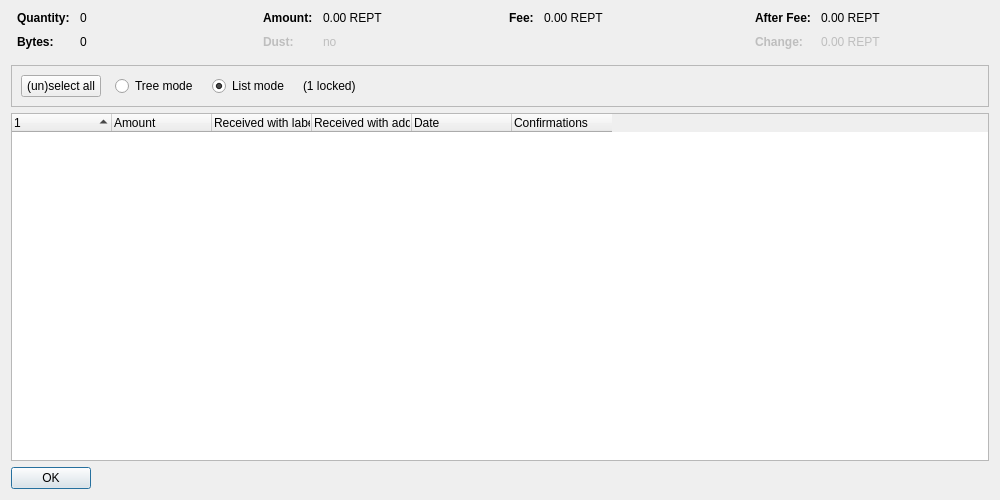
<?xml version="1.0" encoding="UTF-8"?>
<ui version="4.0">
 <class>CoinControlDialog</class>
 <widget class="QDialog" name="CoinControlDialog">
  <property name="geometry">
   <rect>
    <x>0</x>
    <y>0</y>
    <width>1000</width>
    <height>500</height>
   </rect>
  </property>
  <property name="windowTitle">
   <string>Coin Selection</string>
  </property>
  <layout class="QVBoxLayout" name="verticalLayout">
   <item>
    <layout class="QHBoxLayout" name="horizontalLayoutTop" stretch="0,0,0,0">
     <property name="topMargin">
      <number>0</number>
     </property>
     <property name="bottomMargin">
      <number>10</number>
     </property>
     <item>
      <layout class="QFormLayout" name="formLayoutCoinControl1">
       <property name="horizontalSpacing">
        <number>10</number>
       </property>
       <property name="verticalSpacing">
        <number>10</number>
       </property>
       <property name="leftMargin">
        <number>6</number>
       </property>
       <property name="rightMargin">
        <number>6</number>
       </property>
       <item row="0" column="0">
        <widget class="QLabel" name="labelCoinControlQuantityText">
         <property name="font">
          <font>
           <weight>75</weight>
           <bold>true</bold>
          </font>
         </property>
         <property name="text">
          <string>Quantity:</string>
         </property>
        </widget>
       </item>
       <item row="0" column="1">
        <widget class="QLabel" name="labelCoinControlQuantity">
         <property name="cursor">
          <cursorShape>IBeamCursor</cursorShape>
         </property>
         <property name="contextMenuPolicy">
          <enum>Qt::ActionsContextMenu</enum>
         </property>
         <property name="text">
          <string notr="true">0</string>
         </property>
         <property name="textInteractionFlags">
          <set>Qt::LinksAccessibleByMouse|Qt::TextSelectableByKeyboard|Qt::TextSelectableByMouse</set>
         </property>
        </widget>
       </item>
       <item row="1" column="0">
        <widget class="QLabel" name="labelCoinControlBytesText">
         <property name="font">
          <font>
           <weight>75</weight>
           <bold>true</bold>
          </font>
         </property>
         <property name="text">
          <string>Bytes:</string>
         </property>
        </widget>
       </item>
       <item row="1" column="1">
        <widget class="QLabel" name="labelCoinControlBytes">
         <property name="cursor">
          <cursorShape>IBeamCursor</cursorShape>
         </property>
         <property name="contextMenuPolicy">
          <enum>Qt::ActionsContextMenu</enum>
         </property>
         <property name="text">
          <string notr="true">0</string>
         </property>
         <property name="textInteractionFlags">
          <set>Qt::LinksAccessibleByMouse|Qt::TextSelectableByKeyboard|Qt::TextSelectableByMouse</set>
         </property>
        </widget>
       </item>
      </layout>
     </item>
     <item>
      <layout class="QFormLayout" name="formLayoutCoinControl2">
       <property name="horizontalSpacing">
        <number>10</number>
       </property>
       <property name="verticalSpacing">
        <number>10</number>
       </property>
       <property name="leftMargin">
        <number>6</number>
       </property>
       <property name="rightMargin">
        <number>6</number>
       </property>
       <item row="0" column="0">
        <widget class="QLabel" name="labelCoinControlAmountText">
         <property name="font">
          <font>
           <weight>75</weight>
           <bold>true</bold>
          </font>
         </property>
         <property name="text">
          <string>Amount:</string>
         </property>
        </widget>
       </item>
       <item row="0" column="1">
        <widget class="QLabel" name="labelCoinControlAmount">
         <property name="cursor">
          <cursorShape>IBeamCursor</cursorShape>
         </property>
         <property name="contextMenuPolicy">
          <enum>Qt::ActionsContextMenu</enum>
         </property>
         <property name="text">
          <string notr="true">0.00 REPT</string>
         </property>
         <property name="textInteractionFlags">
          <set>Qt::LinksAccessibleByMouse|Qt::TextSelectableByKeyboard|Qt::TextSelectableByMouse</set>
         </property>
        </widget>
       </item>
       <item row="1" column="0">
        <widget class="QLabel" name="labelCoinControlLowOutputText">
         <property name="enabled">
          <bool>false</bool>
         </property>
         <property name="font">
          <font>
           <weight>75</weight>
           <bold>true</bold>
          </font>
         </property>
         <property name="text">
          <string>Dust:</string>
         </property>
        </widget>
       </item>
       <item row="1" column="1">
        <widget class="QLabel" name="labelCoinControlLowOutput">
         <property name="enabled">
          <bool>false</bool>
         </property>
         <property name="cursor">
          <cursorShape>IBeamCursor</cursorShape>
         </property>
         <property name="contextMenuPolicy">
          <enum>Qt::ActionsContextMenu</enum>
         </property>
         <property name="text">
          <string notr="true">no</string>
         </property>
         <property name="textInteractionFlags">
          <set>Qt::LinksAccessibleByMouse|Qt::TextSelectableByKeyboard|Qt::TextSelectableByMouse</set>
         </property>
        </widget>
       </item>
      </layout>
     </item>
     <item>
      <layout class="QFormLayout" name="formLayoutCoinControl3">
       <property name="horizontalSpacing">
        <number>10</number>
       </property>
       <property name="verticalSpacing">
        <number>10</number>
       </property>
       <property name="leftMargin">
        <number>6</number>
       </property>
       <property name="rightMargin">
        <number>6</number>
       </property>
       <item row="0" column="0">
        <widget class="QLabel" name="labelCoinControlFeeText">
         <property name="font">
          <font>
           <weight>75</weight>
           <bold>true</bold>
          </font>
         </property>
         <property name="text">
          <string>Fee:</string>
         </property>
        </widget>
       </item>
       <item row="0" column="1">
        <widget class="QLabel" name="labelCoinControlFee">
         <property name="cursor">
          <cursorShape>IBeamCursor</cursorShape>
         </property>
         <property name="contextMenuPolicy">
          <enum>Qt::ActionsContextMenu</enum>
         </property>
         <property name="text">
          <string notr="true">0.00 REPT</string>
         </property>
         <property name="textInteractionFlags">
          <set>Qt::LinksAccessibleByMouse|Qt::TextSelectableByKeyboard|Qt::TextSelectableByMouse</set>
         </property>
        </widget>
       </item>
      </layout>
     </item>
     <item>
      <layout class="QFormLayout" name="formLayoutCoinControl4">
       <property name="horizontalSpacing">
        <number>10</number>
       </property>
       <property name="verticalSpacing">
        <number>10</number>
       </property>
       <property name="leftMargin">
        <number>6</number>
       </property>
       <property name="rightMargin">
        <number>6</number>
       </property>
       <item row="0" column="0">
        <widget class="QLabel" name="labelCoinControlAfterFeeText">
         <property name="font">
          <font>
           <weight>75</weight>
           <bold>true</bold>
          </font>
         </property>
         <property name="text">
          <string>After Fee:</string>
         </property>
        </widget>
       </item>
       <item row="0" column="1">
        <widget class="QLabel" name="labelCoinControlAfterFee">
         <property name="cursor">
          <cursorShape>IBeamCursor</cursorShape>
         </property>
         <property name="contextMenuPolicy">
          <enum>Qt::ActionsContextMenu</enum>
         </property>
         <property name="text">
          <string notr="true">0.00 REPT</string>
         </property>
         <property name="textInteractionFlags">
          <set>Qt::LinksAccessibleByMouse|Qt::TextSelectableByKeyboard|Qt::TextSelectableByMouse</set>
         </property>
        </widget>
       </item>
       <item row="1" column="0">
        <widget class="QLabel" name="labelCoinControlChangeText">
         <property name="enabled">
          <bool>false</bool>
         </property>
         <property name="font">
          <font>
           <weight>75</weight>
           <bold>true</bold>
          </font>
         </property>
         <property name="text">
          <string>Change:</string>
         </property>
        </widget>
       </item>
       <item row="1" column="1">
        <widget class="QLabel" name="labelCoinControlChange">
         <property name="enabled">
          <bool>false</bool>
         </property>
         <property name="cursor">
          <cursorShape>IBeamCursor</cursorShape>
         </property>
         <property name="contextMenuPolicy">
          <enum>Qt::ActionsContextMenu</enum>
         </property>
         <property name="text">
          <string notr="true">0.00 REPT</string>
         </property>
         <property name="textInteractionFlags">
          <set>Qt::LinksAccessibleByMouse|Qt::TextSelectableByKeyboard|Qt::TextSelectableByMouse</set>
         </property>
        </widget>
       </item>
      </layout>
     </item>
    </layout>
   </item>
   <item>
    <widget class="QFrame" name="frame">
     <property name="minimumSize">
      <size>
       <width>0</width>
       <height>40</height>
      </size>
     </property>
     <property name="frameShape">
      <enum>QFrame::StyledPanel</enum>
     </property>
     <property name="frameShadow">
      <enum>QFrame::Sunken</enum>
     </property>
     <layout class="QHBoxLayout" name="horizontalLayout">
      <item>
       <layout class="QHBoxLayout" name="horizontalLayoutPanel" stretch="0,0,0,0,0">
        <property name="spacing">
         <number>14</number>
        </property>
        <item>
         <widget class="QPushButton" name="pushButtonSelectAll">
          <property name="sizePolicy">
           <sizepolicy hsizetype="Maximum" vsizetype="Fixed">
            <horstretch>0</horstretch>
            <verstretch>0</verstretch>
           </sizepolicy>
          </property>
          <property name="text">
           <string>(un)select all</string>
          </property>
          <property name="autoDefault">
           <bool>false</bool>
          </property>
         </widget>
        </item>
        <item>
         <widget class="QRadioButton" name="radioTreeMode">
          <property name="sizePolicy">
           <sizepolicy hsizetype="Maximum" vsizetype="Fixed">
            <horstretch>0</horstretch>
            <verstretch>0</verstretch>
           </sizepolicy>
          </property>
          <property name="text">
           <string>Tree mode</string>
          </property>
         </widget>
        </item>
        <item>
         <widget class="QRadioButton" name="radioListMode">
          <property name="sizePolicy">
           <sizepolicy hsizetype="Maximum" vsizetype="Fixed">
            <horstretch>0</horstretch>
            <verstretch>0</verstretch>
           </sizepolicy>
          </property>
          <property name="text">
           <string>List mode</string>
          </property>
          <property name="checked">
           <bool>true</bool>
          </property>
         </widget>
        </item>
        <item>
         <widget class="QLabel" name="labelLocked">
          <property name="text">
           <string notr="true">(1 locked)</string>
          </property>
         </widget>
        </item>
        <item>
         <spacer name="horizontalSpacer">
          <property name="orientation">
           <enum>Qt::Horizontal</enum>
          </property>
          <property name="sizeHint" stdset="0">
           <size>
            <width>40</width>
            <height>20</height>
           </size>
          </property>
         </spacer>
        </item>
       </layout>
      </item>
     </layout>
    </widget>
   </item>
   <item>
    <widget class="CoinControlTreeWidget" name="treeWidget">
     <property name="contextMenuPolicy">
      <enum>Qt::CustomContextMenu</enum>
     </property>
     <property name="sortingEnabled">
      <bool>false</bool>
     </property>
     <property name="columnCount">
      <number>6</number>
     </property>
     <attribute name="headerShowSortIndicator" stdset="0">
      <bool>true</bool>
     </attribute>
     <attribute name="headerStretchLastSection">
      <bool>false</bool>
     </attribute>
     <column>
      <property name="text">
       <string/>
      </property>
     </column>
     <column>
      <property name="text">
       <string>Amount</string>
      </property>
     </column>
     <column>
      <property name="text">
       <string>Received with label</string>
      </property>
     </column>
     <column>
      <property name="text">
       <string>Received with address</string>
      </property>
     </column>
     <column>
      <property name="text">
       <string>Date</string>
      </property>
     </column>
     <column>
      <property name="text">
       <string>Confirmations</string>
      </property>
      <property name="toolTip">
       <string>Confirmed</string>
      </property>
     </column>
     <column>
      <property name="text">
       <string/>
      </property>
     </column>
     <column>
      <property name="text">
       <string/>
      </property>
     </column>
     <column>
      <property name="text">
       <string/>
      </property>
     </column>
     <column>
      <property name="text">
       <string/>
      </property>
     </column>
    </widget>
   </item>
   <item>
    <widget class="QDialogButtonBox" name="buttonBox">
     <property name="sizePolicy">
      <sizepolicy hsizetype="Maximum" vsizetype="Fixed">
       <horstretch>0</horstretch>
       <verstretch>0</verstretch>
      </sizepolicy>
     </property>
     <property name="orientation">
      <enum>Qt::Horizontal</enum>
     </property>
     <property name="standardButtons">
      <set>QDialogButtonBox::Ok</set>
     </property>
    </widget>
   </item>
  </layout>
 </widget>
 <customwidgets>
  <customwidget>
   <class>CoinControlTreeWidget</class>
   <extends>QTreeWidget</extends>
   <header>qt/coincontroltreewidget.h</header>
  </customwidget>
 </customwidgets>
 <resources/>
 <connections/>
</ui>
